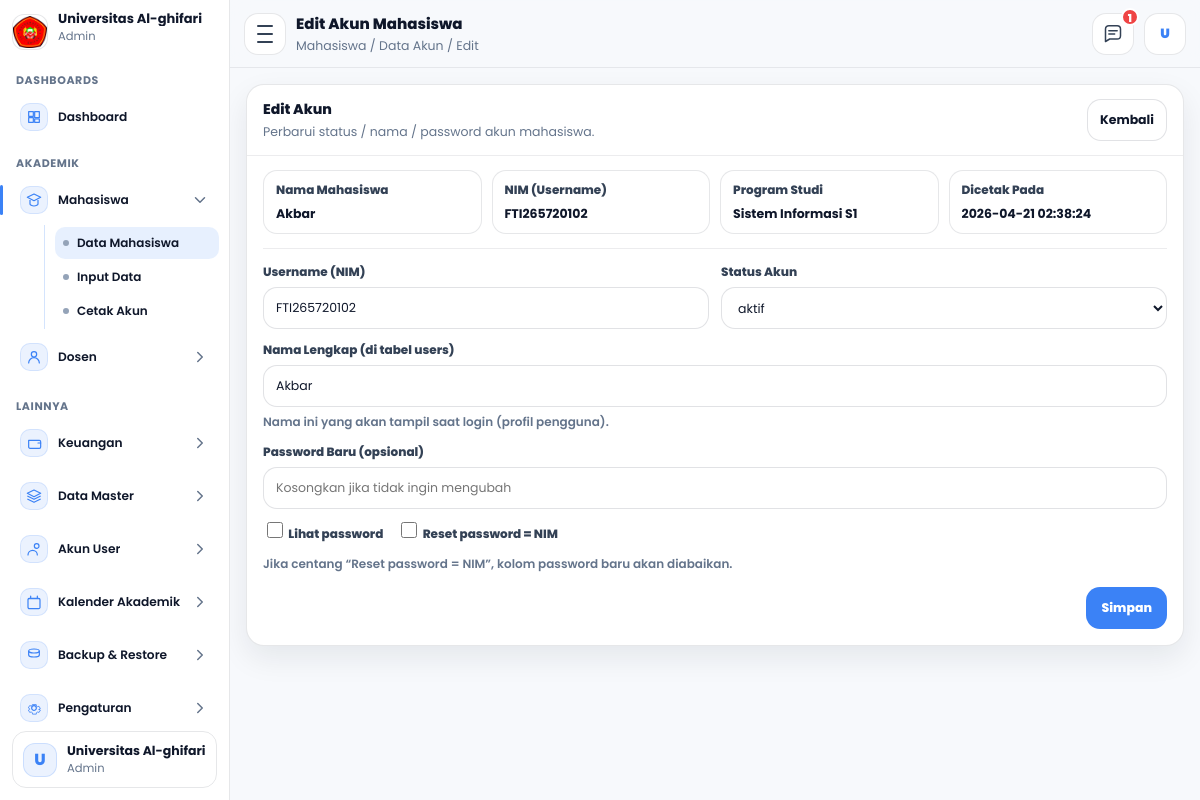
The app's page /admin/mahasiswa/editakun.php?id=3 (signed in) with its own data.
### tables this page shows
CREATE TABLE `mahasiswa` (
  `id_mahasiswa` int NOT NULL,
  `tanggal_registrasi` date NOT NULL,
  `periode_pendaftaran` varchar(60) NOT NULL,
  `jenis_pendaftaran` varchar(60) NOT NULL,
  `jalur_pendaftaran` varchar(60) DEFAULT NULL,
  `program_studi` varchar(100) NOT NULL,
  `kelas` varchar(30) NOT NULL,
  `nim` varchar(30) NOT NULL,
  `jalur_keuangan` varchar(100) NOT NULL,
  `nama_mahasiswa` varchar(150) NOT NULL,
  `tempat_lahir` varchar(100) NOT NULL,
  `tanggal_lahir` date NOT NULL,
  `jenis_kelamin` varchar(20) NOT NULL,
  `golongan_darah` varchar(5) DEFAULT NULL,
  `agama` varchar(30) NOT NULL,
  `ukuran_seragam` varchar(10) NOT NULL,
  `nik` varchar(30) DEFAULT NULL,
  `nisn` varchar(30) DEFAULT NULL,
  `npwp` varchar(30) DEFAULT NULL,
  `kewarganegaraan` enum('WNI','WNA') DEFAULT NULL,
  `provinsi` varchar(100) DEFAULT NULL,
  `kab_kota` varchar(100) DEFAULT NULL,
  `kecamatan` varchar(100) DEFAULT NULL,
  `kelurahan` varchar(100) DEFAULT NULL,
  `jalan` varchar(200) DEFAULT NULL,
  `dusun` varchar(100) DEFAULT NULL,
  `rt` varchar(10) DEFAULT NULL,
  `rw` varchar(10) DEFAULT NULL,
  `kode_pos` varchar(10) DEFAULT NULL,
  `jenis_tinggal` varchar(50) DEFAULT NULL,
  `alat_transportasi` varchar(50) DEFAULT NULL,
  `telepon` varchar(30) DEFAULT NULL,
  `hp` varchar(30) DEFAULT NULL,
  `email` varchar(120) DEFAULT NULL,
  `penerima_kps` enum('Ya','Tidak') DEFAULT NULL,
  `no_kps` varchar(50) DEFAULT NULL,
  `nama_ayah` varchar(150) DEFAULT NULL,
  `tanggal_lahir_ayah` date DEFAULT NULL,
  `pendidikan_ayah` varchar(80) DEFAULT NULL,
  `pekerjaan_ayah` varchar(80) DEFAULT NULL,
  `penghasilan_ayah` varchar(80) DEFAULT NULL,
  `nama_ibu` varchar(150) DEFAULT NULL,
  `tanggal_lahir_ibu` date DEFAULT NULL,
  `pendidikan_ibu` varchar(80) DEFAULT NULL,
  `pekerjaan_ibu` varchar(80) DEFAULT NULL,
  `penghasilan_ibu` varchar(80) DEFAULT NULL,
  `nama_wali` varchar(150) DEFAULT NULL,
  `tanggal_lahir_wali` date DEFAULT NULL,
  `pendidikan_wali` varchar(80) DEFAULT NULL,
  `pekerjaan_wali` varchar(80) DEFAULT NULL,
  `penghasilan_wali` varchar(80) DEFAULT NULL,
  `asal_sekolah` varchar(150) DEFAULT NULL,
  `no_ijazah` varchar(80) DEFAULT NULL,
  `alamat_sekolah` varchar(255) DEFAULT NULL,
  `kodepos_sekolah` varchar(10) DEFAULT NULL,
  `email_sekolah` varchar(120) DEFAULT NULL,
  `telepon_sekolah` varchar(30) DEFAULT NULL,
  `website_sekolah` varchar(120) DEFAULT NULL,
  `asal_jurusan` varchar(120) DEFAULT NULL,
  `sks_diakui` int DEFAULT NULL,
  `asal_perguruan_tinggi` varchar(150) DEFAULT NULL,
  `asal_program_studi` varchar(150) DEFAULT NULL,
  `akun_dicetak` tinyint(1) NOT NULL DEFAULT '0',
  `akun_dicetak_pada` timestamp NULL DEFAULT NULL,
  `id_user` int DEFAULT NULL,
  `dibuat_pada` timestamp NULL DEFAULT CURRENT_TIMESTAMP,
  `diubah_pada` timestamp NULL DEFAULT NULL ON UPDATE CURRENT_TIMESTAMP
);

CREATE TABLE `users` (
  `id_user` int NOT NULL,
  `role` enum('admin','akademik','dosen','mahasiswa') NOT NULL,
  `username` varchar(60) NOT NULL,
  `password_hash` varchar(255) NOT NULL,
  `nama_lengkap` varchar(150) NOT NULL,
  `status` enum('aktif','nonaktif') NOT NULL DEFAULT 'aktif',
  `dibuat_pada` timestamp NULL DEFAULT CURRENT_TIMESTAMP,
  `diubah_pada` timestamp NULL DEFAULT NULL ON UPDATE CURRENT_TIMESTAMP
);

### admin/mahasiswa/editakun.php (the view, shortened to what this page needs)
<?php
require_once __DIR__ . "/../layout.php";
$id = (int)($_GET['id'] ?? 0);
$sql = "SELECT
          m.id_mahasiswa, m.nim, m.nama_mahasiswa, m.program_studi,
          m.akun_dicetak, m.akun_dicetak_pada, m.id_user,
          u.id_user AS u_id, u.username, u.nama_lengkap, u.status
        FROM mahasiswa m
        LEFT JOIN users u
          ON (u.id_user = m.id_user)
          OR (u.username = m.nim AND u.role='mahasiswa')
        WHERE m.id_mahasiswa=?
          AND IFNULL(m.akun_dicetak,0)=1
        LIMIT 1";
$st = $conn->prepare($sql);
$st->bind_param("i", $id);
$st->execute();
$rs = $st->get_result();
$row = ($rs && $rs->num_rows === 1) ? $rs->fetch_assoc() : null;
$nim = $row['nim'] ?? '';
$nama_mhs = $row['nama_mahasiswa'] ?? '';
$prodi = $row['program_studi'] ?? '';
$dicetak_pada = $row['akun_dicetak_pada'] ?? '-';
$nama_lengkap_user = $row['nama_lengkap'] ?? $nama_mhs;
$status_user = ($row['status'] ?? 'aktif') === 'nonaktif' ? 'nonaktif' : 'aktif';
?>
<div class="panel">
  <div class="panel-head">
    <div class="panel-left">
      <div class="panel-title">Edit Akun</div>
      <div class="panel-sub">Perbarui status / nama / password akun mahasiswa.</div>
    </div>
    <div class="panel-actions">
      <a class="btn-ghost" href="dataakun.php" title="Kembali">Kembali</a>
    </div>
  </div>
  <div class="panel-body">
    <div class="info-grid">
      <div class="info-item">
        <div class="k">Nama Mahasiswa</div>
        <div class="v"><?= e($nama_mhs) ?></div>
      </div>
      <div class="info-item">
        <div class="k">NIM (Username)</div>
        <div class="v"><?= e($nim) ?></div>
      </div>
      <div class="info-item">
        <div class="k">Program Studi</div>
        <div class="v"><?= e($prodi) ?></div>
      </div>
      <div class="info-item">
        <div class="k">Dicetak Pada</div>
        <div class="v"><?= e($dicetak_pada) ?></div>
      </div>
    </div>
    <form class="form" action="proses_editakun.php" method="post" autocomplete="off">
      <div class="form-grid">
        <div class="field">
          <label>Username (NIM)</label>
          <input type="text" value="<?= e($nim) ?>" readonly>
        </div>
        <div class="field">
          <label>Status Akun</label>
          <select name="status" required>
            <option value="aktif" <?= $status_user==='aktif'?'selected':''; ?>>aktif</option>
          </select>
        </div>
        <div class="field full">
          <label>Nama Lengkap (di tabel users)</label>
          <input type="text" name="nama_lengkap" value="<?= e($nama_lengkap_user) ?>" required>
          <div class="hint">Nama ini yang akan tampil saat login (profil pengguna).</div>
        </div>
        <div class="field full">
          <label>Password Baru (opsional)</label>
          <input type="password" name="password_baru" id="password_baru" placeholder="Kosongkan jika tidak ingin mengubah">
          <div class="row-inline">
            <label class="chk">
              <input type="checkbox" id="showPass">
              <span>Lihat password</span>
            </label>
            <label class="chk">
              <input type="checkbox" name="reset_ke_nim" value="1" id="resetNim">
              <span>Reset password = NIM</span>
            </label>
          </div>
          <div class="hint">Jika centang “Reset password = NIM”, kolom password baru akan diabaikan.</div>
        </div>
      </div>
      <div class="actions">
        <button class="btn-primary" type="submit">Simpan</button>
      </div>
    </form>
  </div>
</div>

### css/css_admin/dashboard.css (style rules this page uses)
:root { --font: "Poppins", system-ui, -apple-system, Segoe UI, Roboto, Arial, sans-serif; --bg:#f7f9fc; --panel:#ffffff; --text:#0f172a; --muted:#64748b; --blue:#3b82f6; --blueSoft: rgba(59,130,246,.10); --blueHover: rgba(59,130,246,.08); --stroke: rgba(15,23,42,.10); --shadow: 0 12px 30px rgba(15,23,42,.08); --sideW: 230px; }
* { box-sizing:border-box; }
html,body { height:100%; }
body { margin:0; font-family: var(--font); background: var(--bg); color: var(--text); }

### css/css_admin/mahasiswa/editakun.css (style rules this page uses)
:root { --font: "Poppins", system-ui, -apple-system, Segoe UI, Roboto, Arial, sans-serif; --text:#0f172a; --muted:#64748b; --blue:#3b82f6; --blueSoft: rgba(59,130,246,.10); --stroke: rgba(15,23,42,.10); --shadow: 0 12px 30px rgba(15,23,42,.08); --radius: 18px; }
body { font-family: var(--font); }
input, select, button, textarea { font-family: var(--font); }
.panel { background:#fff; border: 1px solid var(--stroke); border-radius: var(--radius); box-shadow: var(--shadow); overflow: hidden; }
.panel-head { padding: 14px 16px; border-bottom: 1px solid rgba(15,23,42,.08); display:flex; align-items:center; justify-content: space-between; gap: 12px; flex-wrap: wrap; }
.panel-title { font-weight: 800; font-size: 14px; }
.panel-sub { margin-top: 3px; font-size: 12.5px; color: var(--muted); }
.panel-actions { display:flex; gap:10px; align-items:center; }
.btn-ghost { height: 42px; padding: 0 12px; border-radius: 14px; border: 1px solid rgba(15,23,42,.12); background: #fff; color: #0f172a; font-weight: 700; font-size: 12.5px; text-decoration:none; display:inline-flex; align-items:center; justify-content:center; }
.panel-body { padding: 14px 16px 16px; }
.info-grid { display:grid; grid-template-columns: repeat(4, 1fr); gap: 10px; margin-bottom: 14px; }
.info-item { border: 1px solid rgba(15,23,42,.10); border-radius: 14px; padding: 10px 12px; background: #fff; }
.info-item .k { font-size: 12px; font-weight: 800; color: #334155; }
.info-item .v { margin-top: 6px; font-size: 12.5px; font-weight: 700; color: #0f172a; }
.form { border-top: 1px solid rgba(15,23,42,.08); padding-top: 14px; }
.form-grid { display:grid; grid-template-columns: repeat(2, 1fr); gap: 12px; }
.field label { display:block; font-size: 12px; font-weight: 800; color: #334155; margin-bottom: 6px; }
.field input, .field select { width: 100%; height: 42px; border-radius: 14px; border: 1px solid rgba(15,23,42,.12); padding: 0 12px; outline: none; background:#fff; font-size: 12.5px; color: #0f172a; }
.field.full { grid-column: 1 / -1; }
.hint { margin-top: 6px; font-size: 12px; color: var(--muted); font-weight: 600; }
.row-inline { margin-top: 10px; display:flex; gap: 14px; flex-wrap: wrap; align-items:center; }
.chk { display:flex; gap: 8px; align-items:center; font-size: 12.5px; color:#0f172a; font-weight: 700; }
.chk input { width: 16px; height: 16px; }
.actions { margin-top: 14px; display:flex; justify-content:flex-end; }
.btn-primary { height: 42px; padding: 0 14px; border-radius: 14px; border: 1px solid rgba(59,130,246,.22); background: var(--blue); color:#fff; font-weight: 800; font-size: 12.5px; cursor:pointer; }

### records on screen
mahasiswa: nama_mahasiswa "Akbar", nim "FTI265720102", program_studi "Sistem Informasi S1", akun_dicetak_pada "2026-04-21 02:38:24", nama_lengkap "Akbar"
users: status "aktif"

### other values on screen
$nama_tampil "Universitas Al-ghifari"
$g['title'] "DASHBOARDS"
$it['label'] "Dashboard"
$g['title'] "AKADEMIK"
$it['label'] "Mahasiswa"
$c['label'] "Data Mahasiswa"
$c['label'] "Input Data"
$c['label'] "Cetak Akun"
$it['label'] "Dosen"
$g['title'] "LAINNYA"
$it['label'] "Keuangan"
$it['label'] "Data Master"
$it['label'] "Akun User"
$it['label'] "Kalender Akademik"
$it['label'] "Backup & Restore"
